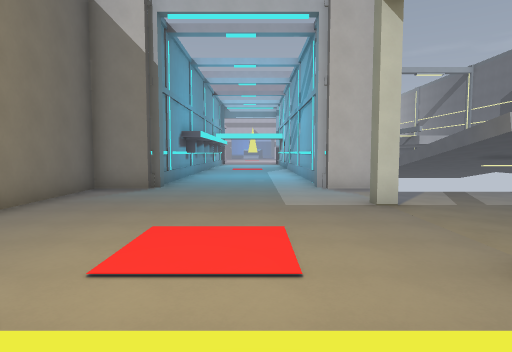
View 1 (above)

16 first-person views from a walk through a Godot game level. The camera is 1.4 m above the floor, tilts 4° down and sees 75° across. The floor is counted in squares, 2 m on a side. Each view is taken from the middle of a square. On the plan, view 1 faces up. The plan holds only what a view shows up to about 10 squares ahead; the rest is blank. The place goes on beyond the plan. Characters and animated objects are not drawn.

View 2
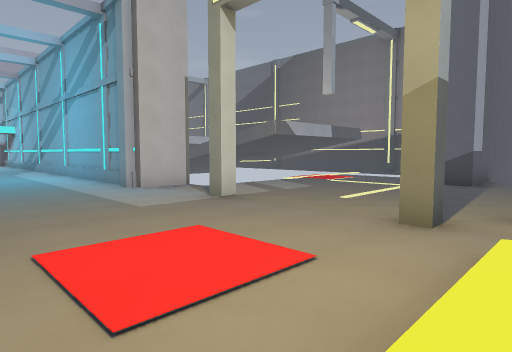

View 3
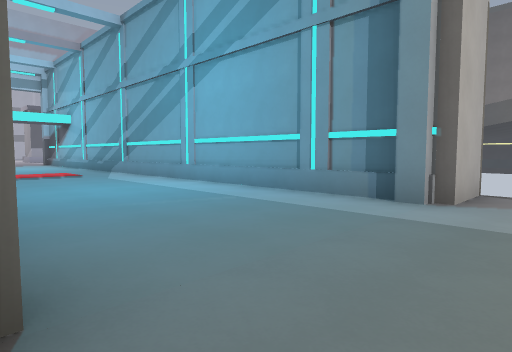

View 4
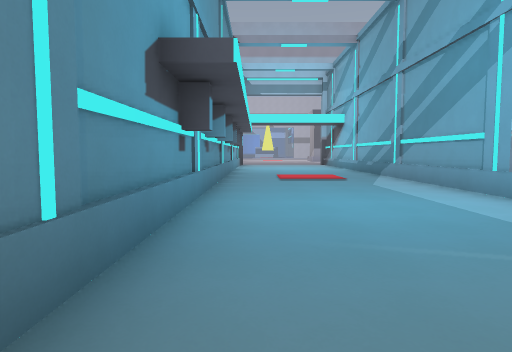

View 5
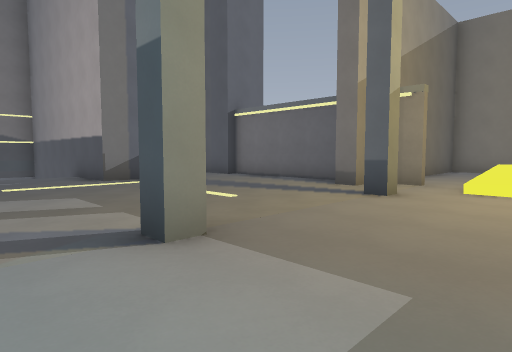

View 6
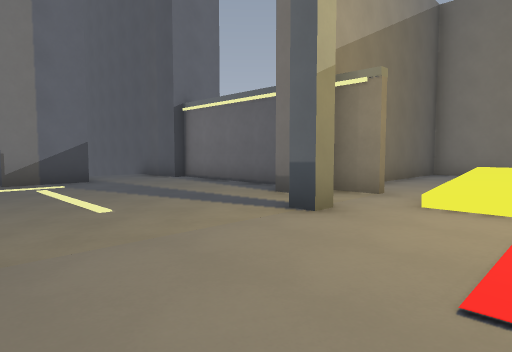

View 7
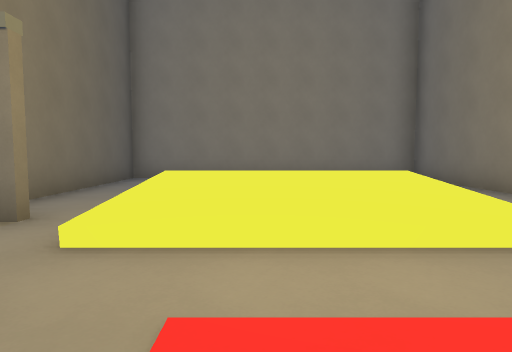

View 8
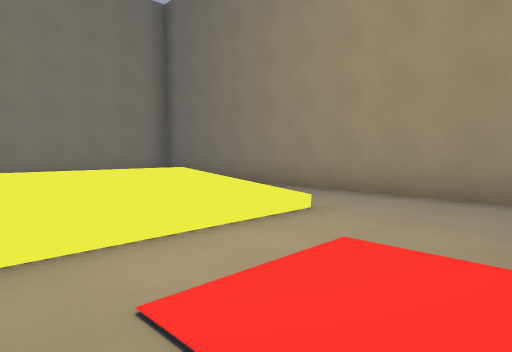

View 9
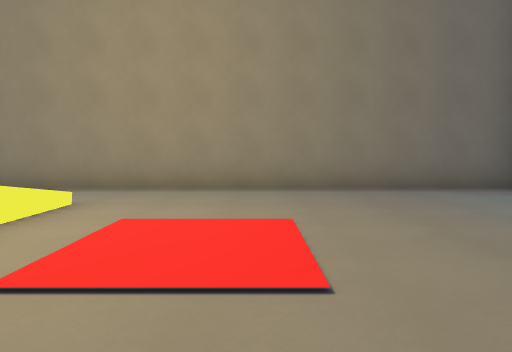

View 10
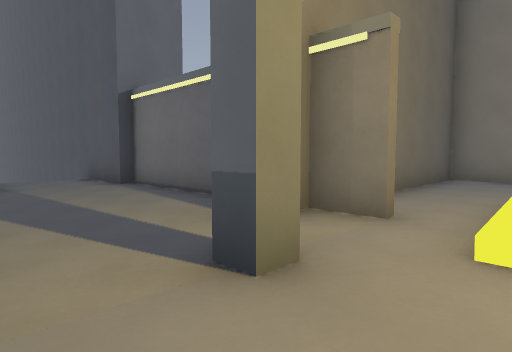

View 11
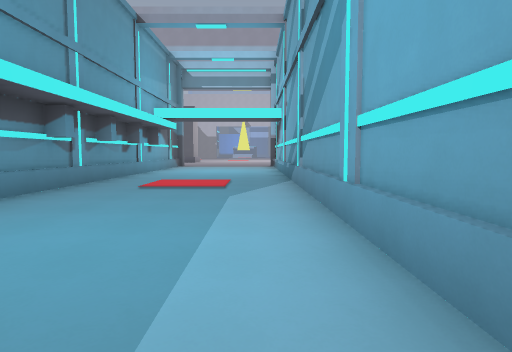

View 12
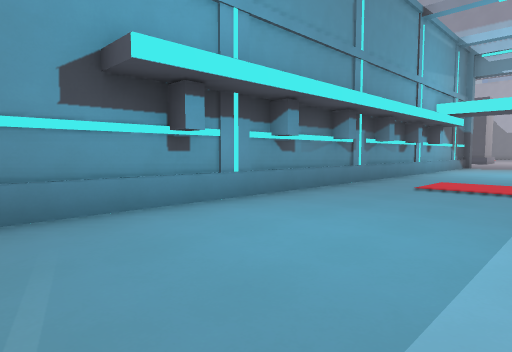

View 13
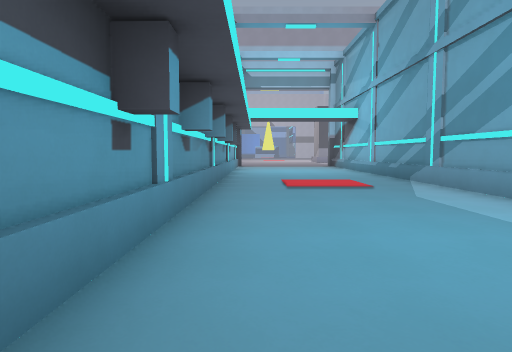

View 14
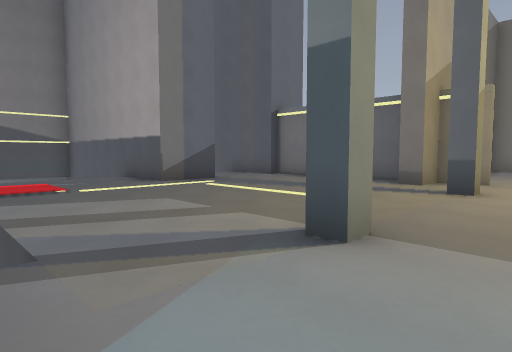

View 15
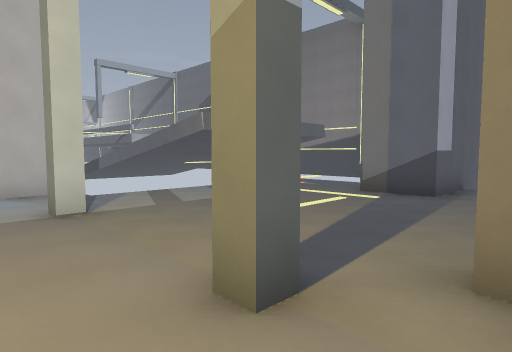

View 16
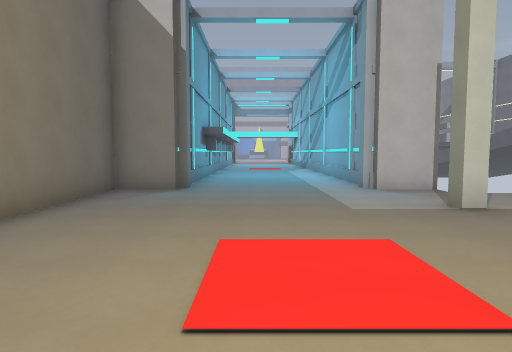

### Floor plan
Key: @ floor where view 1 was taken; # wall or solid block; . main floor; : floor 0.75 m higher than the main floor; / step, stairs or slope.
Columns run from 5 left of view 1 to 11 right of it. Each row starts with its distance up from view 1.
 22   #....#
 21   #....#
 20   #....#
 19   #....#
 18   #....#
 17   #....#
 16   #....#
 15   #....#
 14   #....#
 13   #....#
 12   #....#
 11   #....#
 10 ###....###
  9 #........#
  8 #.............
  7 #......#........
  6 #...............
  5 #.............###
  4 #.............###
  3 #......#........#
  2 #...............
  1 #..////.##....###
  0 #. //@/..######
 -1 #. ::::..#
 -2 #.     ..#
 -3 #.     ..#
 -4 #      ..#
 -5 #      ..#
 -6 ##########

Where each view was taken, in squares from view 1:
view 1: 0 up, 0 right, facing up
view 2: 1 up, 2 left, facing up-right
view 3: 8 up, 3 left, facing up-right
view 4: 10 up, 2 left, facing up
view 5: 8 up, 0 right, facing down-right
view 6: 6 up, 0 right, facing down-right
view 7: 4 up, 0 right, facing down
view 8: 4 up, 1 right, facing down-left
view 9: 4 up, 2 right, facing left
view 10: 4 up, 1 right, facing down-right
view 11: 12 up, 1 right, facing up
view 12: 12 up, 1 right, facing up-left
view 13: 12 up, 2 left, facing up
view 14: 9 up, 1 right, facing down-right
view 15: 1 up, 1 right, facing up-right
view 16: 1 up, 1 left, facing up
